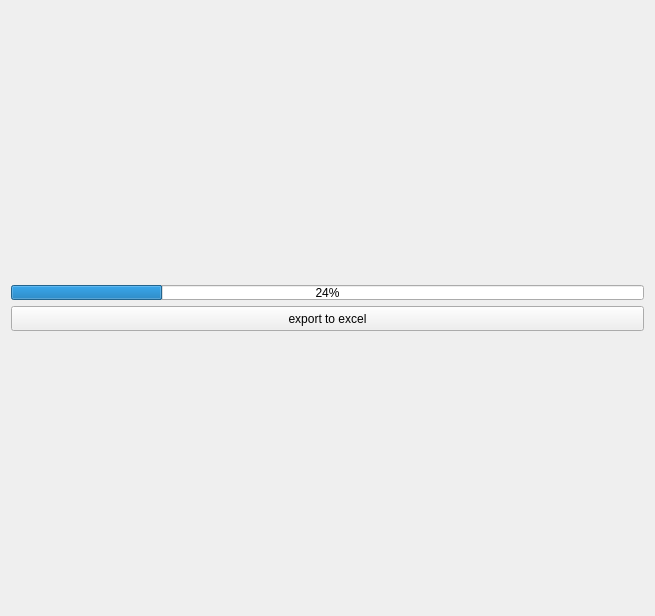
<?xml version="1.0" encoding="UTF-8"?>
<ui version="4.0">
 <class>Form</class>
 <widget class="QWidget" name="Form">
  <property name="geometry">
   <rect>
    <x>0</x>
    <y>0</y>
    <width>655</width>
    <height>616</height>
   </rect>
  </property>
  <property name="windowTitle">
   <string>octopus</string>
  </property>
  <layout class="QGridLayout" name="gridLayout">
   <item row="0" column="0">
    <layout class="QVBoxLayout" name="verticalLayout_3">
     <item>
      <layout class="QVBoxLayout" name="verticalLayout">
       <property name="sizeConstraint">
        <enum>QLayout::SetDefaultConstraint</enum>
       </property>
      </layout>
     </item>
     <item>
      <layout class="QVBoxLayout" name="verticalLayout_2">
       <item>
        <widget class="QProgressBar" name="progressBar">
         <property name="maximumSize">
          <size>
           <width>16777215</width>
           <height>15</height>
          </size>
         </property>
         <property name="value">
          <number>24</number>
         </property>
        </widget>
       </item>
       <item>
        <widget class="QPushButton" name="pushButton">
         <property name="minimumSize">
          <size>
           <width>0</width>
           <height>25</height>
          </size>
         </property>
         <property name="maximumSize">
          <size>
           <width>16777215</width>
           <height>25</height>
          </size>
         </property>
         <property name="text">
          <string>export to excel</string>
         </property>
        </widget>
       </item>
      </layout>
     </item>
    </layout>
   </item>
  </layout>
 </widget>
 <resources/>
 <connections/>
</ui>
